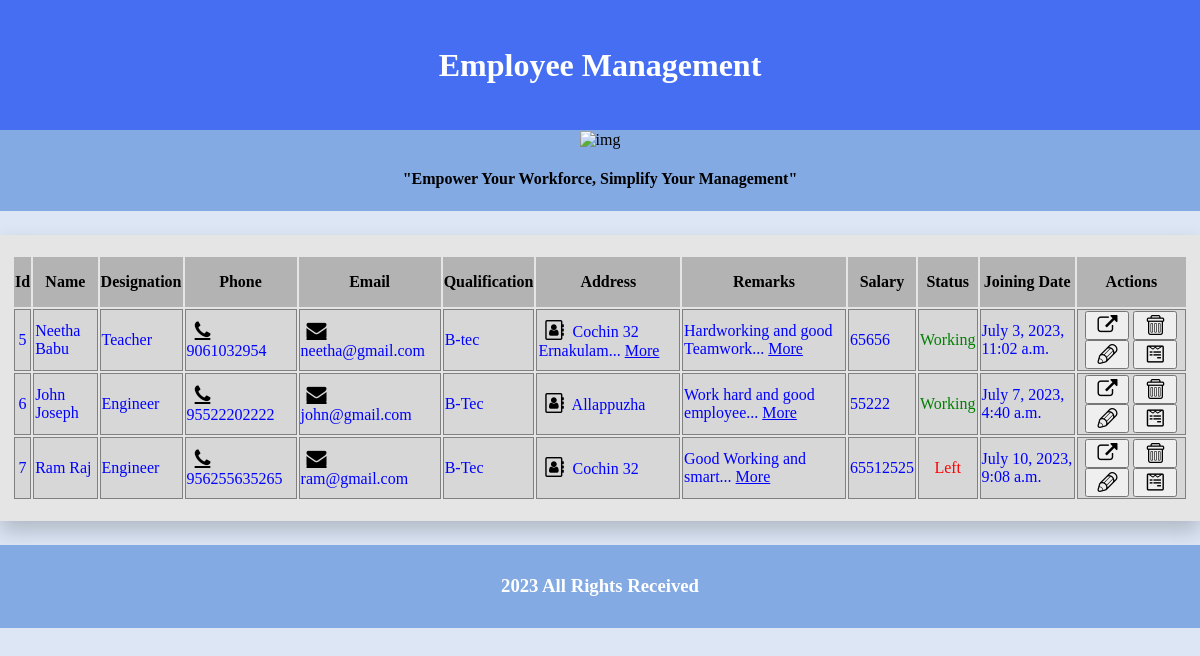
/emp/, run on an earlier commit of the app's database.
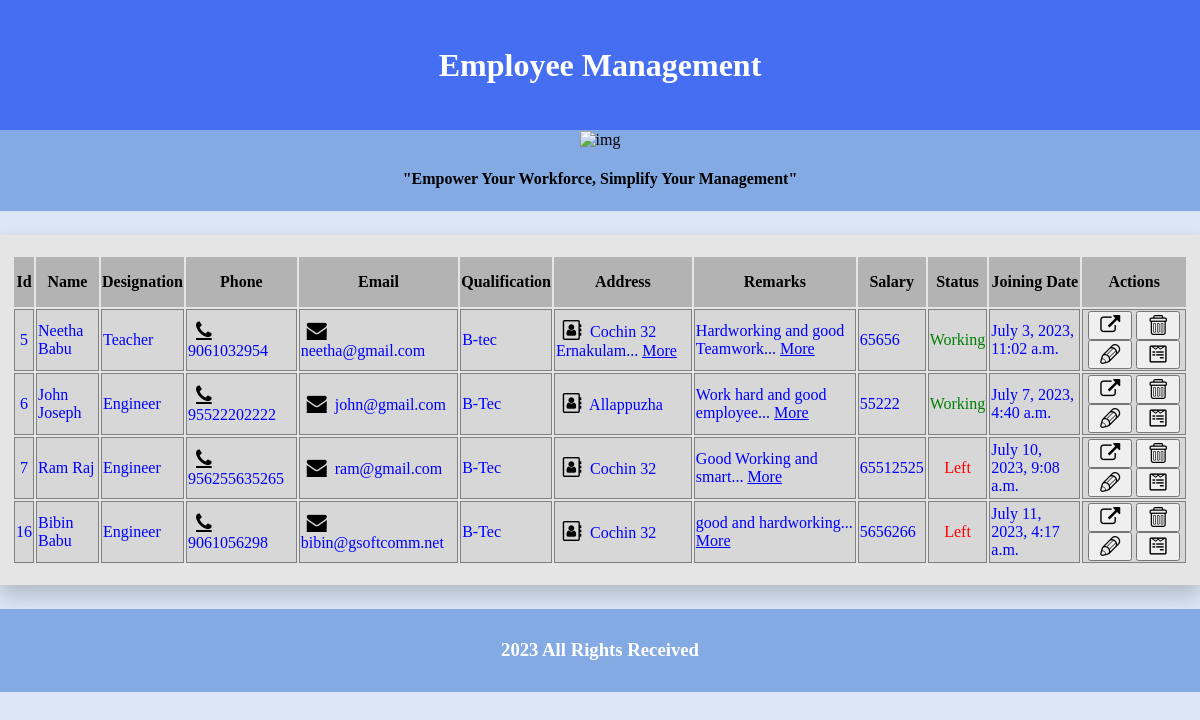
And on a later commit of the database.
### app/models.py (models this page shows, shortened)
class Employee(models.Model):
    employee_name = models.CharField(max_length=100)
    photo = models.ImageField(upload_to='pics')
    designation = models.CharField(max_length=150)
    qualification = models.CharField(max_length=150)
    address = models.CharField(max_length=150)
    remarks = models.TextField(default='')
    salary = models.IntegerField()
    Status = models.BooleanField(default=False)
    created = models.DateTimeField(auto_now_add=True)
    phone = models.IntegerField()
    email = models.EmailField()

### app/views.py (the view)
# urls.py: path('emp/', EmpView.as_view(), name='employee'),
class EmpView(ListView):
    model = Employee
    template_name = 'emp.html'
    context_object_name = 'emp'

### app/templates/emp.html (shortened to what the changed rows need)
{% load static%}
<!DOCTYPE html>
<html lang="en">
<head>
    <link rel="stylesheet" href="/media/font/fontello.css" type="text/css">
    <link rel="stylesheet" href="/media/font1/font/fontello.css" type="text/css">
    <link rel="stylesheet" href="/media/font2/font/fontello.css" type="text/css">
</head>
<body style=" background-color: #dce6f5; margin: 0;">
<nav style=" width: 100%; background: #466EF2 ; padding-top: 20px; padding-bottom: 20px; text-align: right; padding">
<h1 style="color: white; text-align: center; font-size: 200%;">Employee Management</h1>
</nav>
      <div>
          <table style="padding-top: 20px;padding-bottom: 20px; background: #e5e5e5; margin-top: 10px; box-shadow: 0 10px 20px rgba(0, 0, 0, 0.2);">
              <tr>
                  <th>Id</th>
                  <th>Name</th>
                  <th>Designation </th>
                  <th>Phone</th>
                  <th>Email</th>
                  <th>Qualification</th>
                  <th>Address</th>
                  <th>Remarks</th>
                  <th>Salary</th>
                  <th>Status</th>
                  <th>Joining Date</th>
                  <th>Actions</th>
              </tr>
               {% for x in emp %}
              <tr>
                  <td style="text-align: center">{{ x.id}} </td>
                  <td>{{ x.employee_name}} </td>
                  <td>{{ x.designation}}</td>
                  <td><a href="" class="icon-phone" style="color: black;margin-left: 2px; font-size: 20px;"></a>{{ x.phone}}</td>
                  <td ><a href="" class="icon-mail-alt" style="color: black;margin-left: 2px;font-size: 20px;"></a> {{ x.email}}</td>
                  <td>{{ x.qualification}}</td>
                  <td>
                    {% if x.address|length <= 10 %}<a href="" class="icon-address-book-o" style="color: black;margin-left: 2px;font-size: 20px;"></a>
                    {{ x.address }}
                    {% else %}<a href="" class="icon-address-book-o" style="color: black;margin-left: 2px;font-size: 20px;"></a>
                    {{ x.address|slice:":30" }}... <a href="{% url 'details' x.id %}"
                                                             style="color: blue">More</a>
                    {% endif %}
                  </td>
                  <td>
                    {% if x.remarks|length <= 10 %}
                    {{ task.remarks }}
                    {% else %}
                    {{ x.remarks|slice:":30" }}... <a href="{% url 'details' x.id %}"
                                                             style="color: blue">More</a>
                    {% endif %}
                  </td>
                  <td>{{ x.salary}}</td>
                  <td style="text-align: center">{% if x.Status %} <p style="color: green"> Working </p>{% else %} <p style="color: red"> Left </p>{% endif %}</td>
                  <td>{{ x.created}}</td>
                  <td style="text-align: center">
                      <a href="{% url 'details' x.id %}" style="text-decoration: none"><button class="icon-link-ext" style="font-size: 20px;cursor: pointer; " title="Profile"></button></a>
                      <a href="{% url 'delete' x.id %}"style="text-decoration: none"><button class="icon-trash" style="font-size: 20px; cursor: pointer;" title="Delete"></button></a>
                      <a href="{% url 'update' x.id %}"style="text-decoration: none"><button class="icon-pencil" style="font-size: 20px; cursor: pointer" title="Edit"></button></a>
                      <a href="{% url 'exp' x.id %}" ><button class="icon-wpforms" title="Experience Certificate"></button></a>
                  </td>
              </tr>
              {% endfor %}
          </table>
      </div>
</body>
</html>

What changed in the data, as far as the page shows it:
added Employee: id "16", employee_name "Bibin Babu", designation "Engineer", phone "9061056298", email "bibin@gsoftcomm.net", qualification "B-Tec", address "Cochin 32", remarks "good and hardworking", salary "5656266", Status "Left", created "July 11, 2023, 4:17 a.m."
